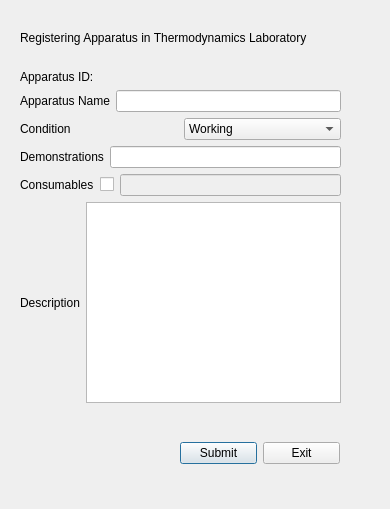
<?xml version="1.0" encoding="UTF-8"?>
<ui version="4.0">
 <class>Thermolabfeed</class>
 <widget class="QDialog" name="Thermolabfeed">
  <property name="geometry">
   <rect>
    <x>0</x>
    <y>0</y>
    <width>390</width>
    <height>509</height>
   </rect>
  </property>
  <property name="windowTitle">
   <string>Thermodynamics Lab</string>
  </property>
  <widget class="QLabel" name="label_7">
   <property name="geometry">
    <rect>
     <x>20</x>
     <y>30</y>
     <width>301</width>
     <height>16</height>
    </rect>
   </property>
   <property name="text">
    <string>Registering Apparatus in Thermodynamics Laboratory </string>
   </property>
  </widget>
  <widget class="QWidget" name="layoutWidget">
   <property name="geometry">
    <rect>
     <x>20</x>
     <y>70</y>
     <width>321</width>
     <height>333</height>
    </rect>
   </property>
   <layout class="QVBoxLayout" name="verticalLayout_3">
    <item>
     <layout class="QHBoxLayout" name="horizontalLayout_7">
      <item>
       <widget class="QLabel" name="label_6">
        <property name="text">
         <string>Apparatus ID: </string>
        </property>
       </widget>
      </item>
      <item>
       <widget class="QLabel" name="label_aid">
        <property name="text">
         <string/>
        </property>
       </widget>
      </item>
     </layout>
    </item>
    <item>
     <layout class="QVBoxLayout" name="verticalLayout_2">
      <item>
       <layout class="QVBoxLayout" name="verticalLayout">
        <item>
         <layout class="QHBoxLayout" name="horizontalLayout">
          <item>
           <widget class="QLabel" name="label">
            <property name="text">
             <string>Apparatus Name</string>
            </property>
           </widget>
          </item>
          <item>
           <widget class="QLineEdit" name="lineEdit_Aname"/>
          </item>
         </layout>
        </item>
        <item>
         <layout class="QHBoxLayout" name="horizontalLayout_2">
          <item>
           <widget class="QLabel" name="label_5">
            <property name="text">
             <string>Condition</string>
            </property>
           </widget>
          </item>
          <item>
           <widget class="QComboBox" name="comboBox_condition">
            <item>
             <property name="text">
              <string>Working</string>
             </property>
            </item>
            <item>
             <property name="text">
              <string>Needs Consumables</string>
             </property>
            </item>
            <item>
             <property name="text">
              <string>Needs Repair</string>
             </property>
            </item>
            <item>
             <property name="text">
              <string>Beyond Repair</string>
             </property>
            </item>
           </widget>
          </item>
         </layout>
        </item>
       </layout>
      </item>
      <item>
       <layout class="QHBoxLayout" name="horizontalLayout_3">
        <item>
         <widget class="QLabel" name="label_2">
          <property name="text">
           <string>Demonstrations</string>
          </property>
         </widget>
        </item>
        <item>
         <widget class="QLineEdit" name="lineEdit_Demon"/>
        </item>
       </layout>
      </item>
      <item>
       <layout class="QHBoxLayout" name="horizontalLayout_5">
        <item>
         <layout class="QHBoxLayout" name="horizontalLayout_4">
          <item>
           <widget class="QLabel" name="label_4">
            <property name="text">
             <string>Consumables</string>
            </property>
           </widget>
          </item>
          <item>
           <widget class="QCheckBox" name="checkBox_Consume">
            <property name="text">
             <string/>
            </property>
           </widget>
          </item>
         </layout>
        </item>
        <item>
         <widget class="QLineEdit" name="lineEdit_Consume">
          <property name="enabled">
           <bool>false</bool>
          </property>
         </widget>
        </item>
       </layout>
      </item>
      <item>
       <layout class="QHBoxLayout" name="horizontalLayout_6">
        <item>
         <widget class="QLabel" name="label_3">
          <property name="text">
           <string>Description</string>
          </property>
         </widget>
        </item>
        <item>
         <widget class="QTextEdit" name="textEdit_description"/>
        </item>
       </layout>
      </item>
     </layout>
    </item>
   </layout>
  </widget>
  <widget class="QWidget" name="layoutWidget">
   <property name="geometry">
    <rect>
     <x>180</x>
     <y>440</y>
     <width>160</width>
     <height>27</height>
    </rect>
   </property>
   <layout class="QHBoxLayout" name="horizontalLayout_9">
    <item>
     <layout class="QHBoxLayout" name="horizontalLayout_8">
      <item>
       <widget class="QPushButton" name="pushButton_submit">
        <property name="text">
         <string>Submit</string>
        </property>
       </widget>
      </item>
     </layout>
    </item>
    <item>
     <widget class="QPushButton" name="pushButton_exit">
      <property name="text">
       <string>Exit</string>
      </property>
     </widget>
    </item>
   </layout>
  </widget>
 </widget>
 <resources/>
 <connections/>
</ui>
